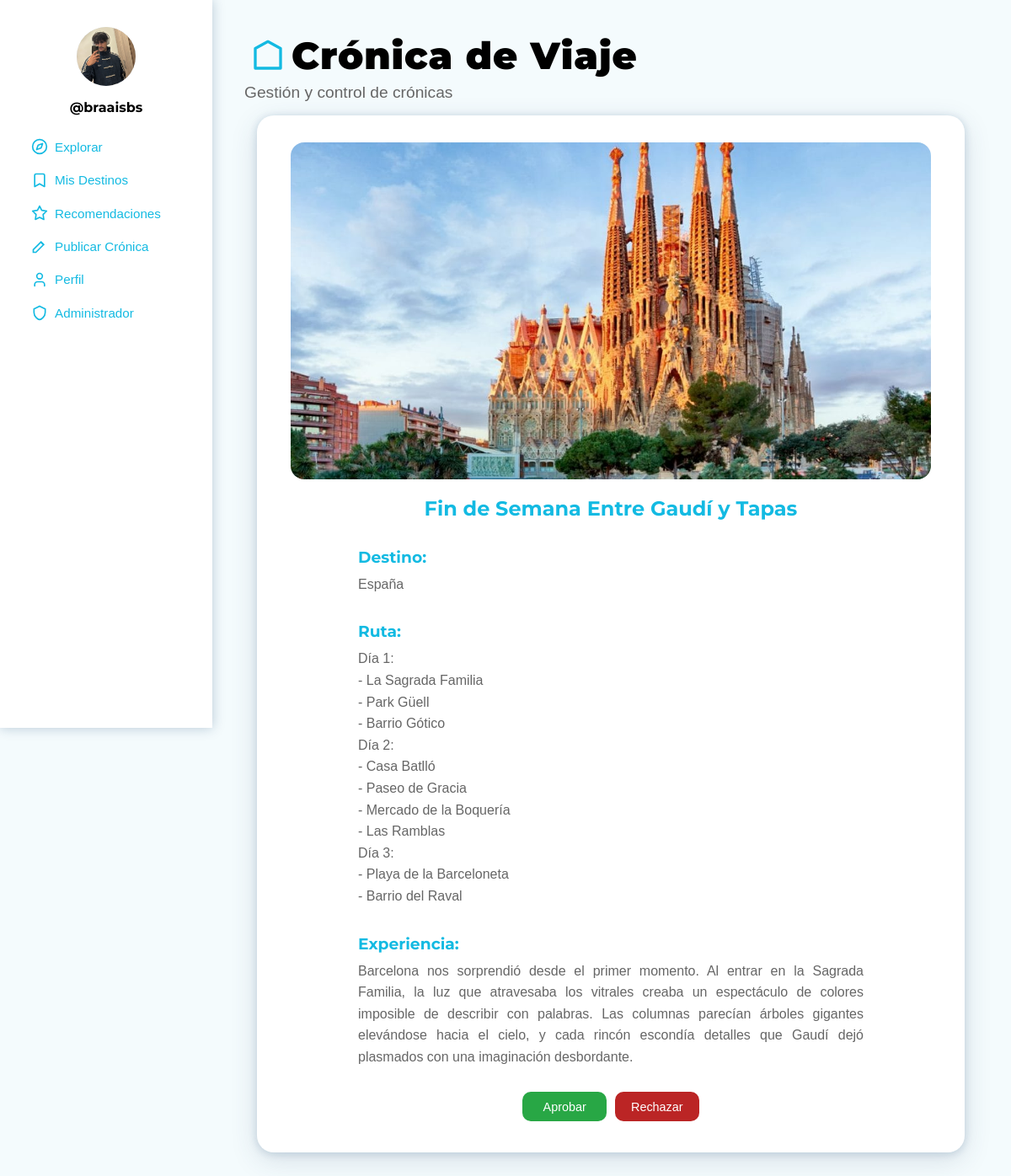
Screenshot of /admin-cronica-decision.php?id=23 (signed in) with the database file from the repository.
### tables this page shows
CREATE TABLE `cronica` (
  `id_cronica` int(11) NOT NULL,
  `titulo` varchar(300) NOT NULL,
  `ruta` text NOT NULL,
  `experiencia` longtext NOT NULL,
  `fecha_publicacion` datetime NOT NULL DEFAULT current_timestamp(),
  `imagen_principal` varchar(500) DEFAULT NULL,
  `id_usuario` int(11) NOT NULL,
  `id_destino` int(11) NOT NULL,
  `estado` enum('Publicada','Pendiente','Rechazada') NOT NULL DEFAULT 'Pendiente',
  `num_recomendados` int(11) NOT NULL
);

CREATE TABLE `destino` (
  `id_destino` int(11) NOT NULL,
  `nombre` varchar(200) NOT NULL
);

CREATE TABLE `usuario` (
  `id_usuario` int(11) NOT NULL,
  `nombre_usuario` varchar(100) NOT NULL,
  `nombre` varchar(100) NOT NULL,
  `apellido1` varchar(100) NOT NULL,
  `correo` varchar(150) NOT NULL,
  `contrasena` varchar(255) NOT NULL,
  `rol` enum('administrador','explorador','normal') NOT NULL DEFAULT 'normal',
  `foto_perfil` varchar(500) DEFAULT 'imagenes/NoUser.png',
  `descripcion` text DEFAULT NULL,
  `ubicacion` varchar(200) DEFAULT NULL,
  `paises_visitados` int(11) DEFAULT 0,
  `num_publicaciones` int(11) DEFAULT 0,
  `fecha_registro` timestamp NOT NULL DEFAULT current_timestamp()
);

### admin-cronica-decision.php (the view, shortened to what this page needs)
<?php
$servidor   = "localhost";
$usuario_bd = "root";
$password_bd = "";
$nombre_bd  = "portal_viajes";
try {
    $pdo = new PDO("mysql:host=$servidor;dbname=$nombre_bd;charset=utf8mb4", $usuario_bd, $password_bd);
    $pdo->setAttribute(PDO::ATTR_ERRMODE, PDO::ERRMODE_EXCEPTION);
    $id_usuario = $_SESSION['usuario_id'];
    $stmt_usuario = $pdo->prepare("SELECT * FROM usuario WHERE id_usuario = ? LIMIT 1");
    $stmt_usuario->execute([$id_usuario]);
    $usuario = $stmt_usuario->fetch(PDO::FETCH_ASSOC);
    $id_cronica = $_GET['id'];
    $stmt_cronica = $pdo->prepare("
        SELECT c.*, d.nombre AS destino
        FROM cronica c
        JOIN destino d ON c.id_destino = d.id_destino
        WHERE c.id_cronica = ?
    ");
    $stmt_cronica->execute([$id_cronica]);
    $cronica = $stmt_cronica->fetch(PDO::FETCH_ASSOC);
} catch (PDOException $e) {
    die("Error de conexión: " . $e->getMessage());
}
?>
<!DOCTYPE html>
<html lang="es">
    <head>
        <link rel="stylesheet" href="estilo.css" />
    </head>
    <body>
        <div class="estructura">
            <main>
                <header class="caja-encabezado-principal">
                    <h1 class="encabezado-principal seccion-cronica">Crónica de Viaje</h1>
                    <p class="subtitulo-principal">Gestión y control de crónicas</p>
                </header>
                <div class="caja-principal cronica-detalle">
                    <img src="<?php echo htmlspecialchars($cronica['imagen_principal']); ?>"
                         alt="Foto del viaje" class="imagen-cronica-miniatura">
                    <h2 class="titulo-cronica"><?php echo htmlspecialchars($cronica['titulo']); ?></h2>
                    <h3 class="apartado-cronica">Destino:</h3>
                    <p class="detalle-destino"><?php echo htmlspecialchars($cronica['destino']); ?></p>
                    <h3 class="apartado-cronica">Ruta:</h3>
                    <p class="detalle-ruta"><?php echo nl2br(htmlspecialchars($cronica['ruta'])); ?></p>
                    <h3 class="apartado-cronica">Experiencia:</h3>
                    <p class="detalle-experiencia"><?php echo nl2br(htmlspecialchars($cronica['experiencia'])); ?></p>
                    <div class="acciones-cronica">
                        <form method="POST">
                            <button type="submit" class="boton-accion boton-aprobar enlace-boton">Aprobar</button>
                        </form>
                        <form method="POST">
                            <button type="submit" class="boton-accion boton-eliminar enlace-boton">Rechazar</button>
                        </form>
                    </div>
                </div>
            </main>
            <aside>
                <?php if (!empty($usuario)): ?>
                    <img class="foto-perfil"
                         src="<?php echo htmlspecialchars($usuario['foto_perfil'] ?: 'imagenes/NoUser.png'); ?>"
                         alt="Imagen de perfil" />
                    <h3 class="nombre-usuario">
                        @<?php echo htmlspecialchars(trim($usuario['nombre_usuario'])); ?>
                    </h3>
                <?php else: ?>
                    <img class="foto-perfil" src="imagenes/NoUser.png" alt="Imagen de perfil" />
                    <h3 class="nombre-usuario">@Usuario</h3>
                <?php endif; ?>
                <nav class="menu-principal">
                    <div class="grupo-menu">
                        <a href="admin-explorar.php" class="enlace-menu explorar">Explorar</a>
                        <a href="admin-misdestinos.php" class="enlace-menu mis-destinos">Mis Destinos</a>
                        <a href="admin-recomendaciones.php" class="enlace-menu recomendaciones">Recomendaciones</a>
                        <a href="admin-publicarcronica.php" class="enlace-menu publicar-cronica">Publicar Crónica</a>
                        <a href="admin-perfil.php" class="enlace-menu perfil">Perfil</a>
                        <a href="admin-pendiente.php" class="enlace-menu administrador">Administrador</a>
                    </div>
                </nav>
            </aside>
        </div>
    </body>
</html>

### estilo.css (style rules this page uses)
:root { --color-azul: #13bae2; --color-fondo-general: #f4fbfd; --color-letra-negra: #000000; --color-letra-gris: #666666; }
html, body { max-width: 100vw; overflow-x: hidden; }
h1, h2, h3, h4, h5, h6 { font-family: 'Montserrat', Arial, sans-serif; margin: 0; color: var(--color-letra-negra); }
h1.encabezado-principal { font-size: 2.8rem; font-weight: 900; line-height: 1.17; letter-spacing: 0.02em; padding-right: 4.2rem; padding-left: 3.5rem; }
h3.nombre-usuario { font-size: 1rem; margin: 0 0 1.5rem 0; color: var(--color-letra-negra); }
p.subtitulo-principal { font-size: 1.2rem; color: var(--color-letra-gris); margin: 0.4rem 0 0 0; padding-right: 3.2rem; }
body { margin: 0; font-family: Arial, sans-serif; background: var(--color-fondo-general); color: var(--color-azul); }
.estructura { display: flex; min-height: 100vh; }
aside { position: fixed; top: 0; left: 0; width: 220px; height: 100vh; background: #fff; box-shadow: 0 0 14px rgba(0,50,100,0.25); padding: 2rem 1rem; display: flex; flex-direction: column; align-items: center; }
.foto-perfil { width: 70px; height: 70px; border-radius: 50%; object-fit: cover; margin-bottom: 1rem; background: #e1eaf2; }
.enlace-menu { display: flex; align-items: center; color: var(--color-azul); text-decoration: none; padding: 0.3rem 2rem 0.3rem 36px; border-radius: 10px; margin-bottom: 0.8rem; font-size: 0.95rem; position: relative; }
.enlace-menu::before { content: ""; position: absolute; left: 8px; width: 20px; height: 20px; background-repeat: no-repeat; background-size: contain; background-position: center; }
main { align-items: center; margin-left: 250px; flex: 1; padding: 2.5rem 0; display: flex; flex-direction: column; align-items: flex-start; }
.caja-encabezado-principal { text-align: left; margin-bottom: 1rem; width: 100%; padding: 0 2.5rem; }
.encabezado-principal { font-family: 'Montserrat', Arial, sans-serif; font-size: 2.5rem; font-weight: 700; line-height: 1.17; letter-spacing: 0.02em; margin: 0; color: var(--color-letra-negra); }
.subtitulo-principal { font-size: 1rem; color: var(--color-letra-gris); margin: 0.2rem 0 0 0; }
.titulo-cronica { font-weight: bold; font-size: 1.1rem; color: var(--color-azul); margin-bottom: 0.3rem; }
.caja-principal { position: relative; align-self: center; background: var(--color-fondo-blanco, #fff); border-radius: 20px; box-shadow: 0 1.5px 8px 0 rgba(56,137,180,0.11), 0 9px 32px 0 rgba(48,70,100,0.15), 0 1.5px 10px 2px rgba(48,70,100,0.08); padding: 2rem 2.5rem; width: 80%; max-width: 1100px; min-width: 320px; margin: 0 auto 3rem auto; }
.boton-accion { background: var(--color-azul); width: 100px; height: 35px; color: white; border: none; border-radius: 10px; padding: 0.5rem 1rem; margin: 0.3rem; cursor: pointer; text-decoration: none; font-size: 0.9rem; transition: background 0.3s; }
.nombre-usuario { position: relative; font-size: 2rem; font-weight: bold; z-index: 20; color: #000000; margin-top: 4.5rem; margin-bottom: 10px; display: flex; align-items: center; gap: 1rem; flex-wrap: wrap; }
h1.encabezado-principal.seccion-cronica::before { content: ""; display: inline-block; vertical-align: middle; position: absolute; width: 40px; height: 40px; left: 0.5rem; top: 50%; transform: translateY(-50%); background-size: contain; background-position: center; }
h1.encabezado-principal.seccion-cronica { position: relative; }
.titulo-cronica { text-align: center; font-size: 1.5rem; margin-bottom: 1rem; font-weight: bold; color: var(--color-azul); }
.imagen-cronica-miniatura { width: 100%; max-height: 400px; border-radius: 16px; object-fit: cover; margin-bottom: 1rem; }
.apartado-cronica { width: 100%; max-width: 600px; margin-left: auto; margin-right: auto; text-align: left; font-weight: bold; margin-top: 2rem; color: var(--color-azul); }
.cronica-detalle p.detalle-destino, .cronica-detalle p.detalle-ruta, .cronica-detalle p.detalle-experiencia { color: var(--color-letra-gris); font-size: 1rem; line-height: 1.6; max-width: 600px; margin-left: auto; margin-right: auto; margin-top: 0.5rem; margin-bottom: 1.5rem; text-align: justify; }
.acciones-cronica { display: flex; justify-content: center; align-items: center; flex-wrap: wrap; }
.acciones-cronica .boton-accion { display: flex; justify-content: center; align-items: center; text-align: center; }
.boton-eliminar { background: #bb2525; }
.boton-aprobar { background: #28a745; }
.enlace-boton { text-decoration: none; cursor: pointer; }

### rows the page displays
cronica: imagen_principal (picture), titulo "Fin de Semana Entre Gaudí y Tapas", id_destino.nombre "España", ruta "Día 1: - La Sagrada Familia - Park Güell - Barrio Gótico Día 2: - Casa Batlló - Paseo de Gracia - Mercado de la Boquería - Las Ramblas Día 3: - Playa de la Barceloneta - Barrio del Raval", experiencia "Barcelona nos sorprendió desde el primer momento. Al entrar en la Sagrada Familia, la luz que atravesaba los vitrales creaba un espectáculo de colores imposible de describir con palabras. Las columnas parecían árboles gigantes elevándose hacia el cielo, y cada rincón escondía detalles que Gaudí dejó plasmados con una imaginación desbordante."
usuario: foto_perfil (picture), nombre_usuario "braaisbs"
